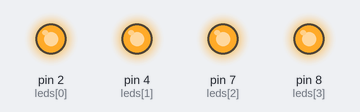
Simulated run of this sketch. Board: Arduino Uno, built with avr-gcc and run on an emulated ATmega328P. Shown: output pins drawn as LEDs (lit = HIGH).

Above: at 0.2 s.
At 1.2 s:
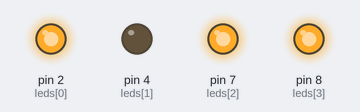
At 2.2 s:
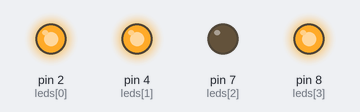
At 4.7 s:
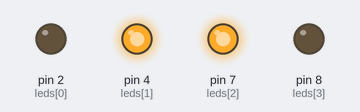
At 7.2 s:
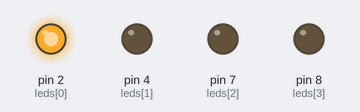
At 9.7 s:
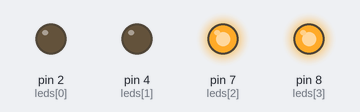
Timing chart, 0 to 10.4 s (numbered marks = the images above):
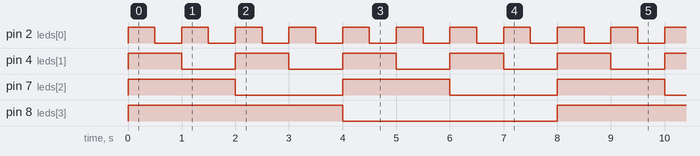

The sketch:

contador_descendente.ino
```cpp
const int leds[] = {2, 4, 7, 8};
const int TOTAL_LEDS = 4;
int waitDelay = 500;

void setup() {
  for (int i = 0; i < TOTAL_LEDS; i++) {
    pinMode(leds[i], OUTPUT);
  }
}

void loop() {
  for (int numero = 15; numero >= 0; numero--) {
    for (int bit = 0; bit < TOTAL_LEDS; bit++) {
      int estadoBit = (numero & (1 << bit)) ? HIGH : LOW;
      digitalWrite(leds[bit], estadoBit);
    }
    delay(waitDelay);
  }
}
```

Measured:
- by itself, pin 2 (leds[0]): alternates HIGH for 0.50 s and LOW for 0.50 s
- by itself, pin 4 (leds[1]): alternates HIGH for 1.0 s and LOW for 1.0 s
- by itself, pin 7 (leds[2]): alternates HIGH for 2.0 s and LOW for 2.0 s
- by itself, pin 8 (leds[3]): alternates HIGH for 4.0 s and LOW for 4.0 s
